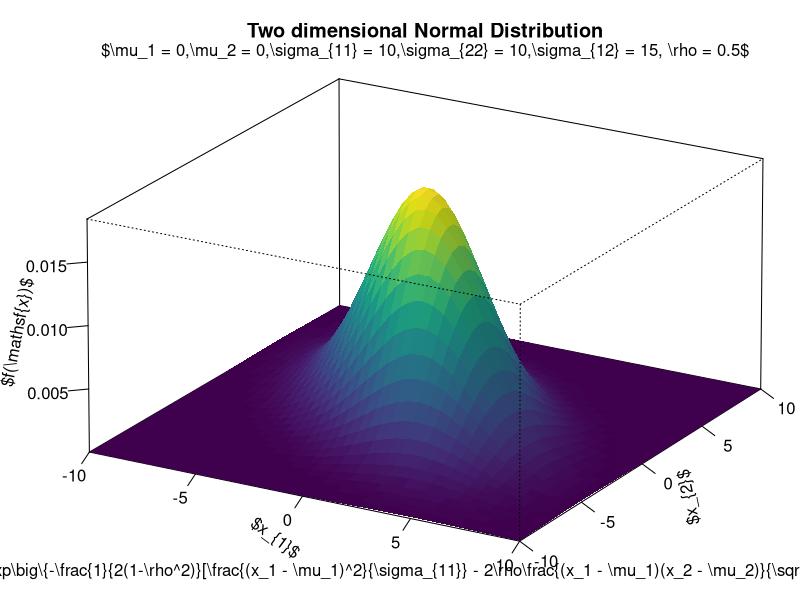

R code for this plot:
# 代码来自  http://www.ejwagenmakers.com/misc/Plotting_3d_in_R.pdf
# 3-D plots
mu1 <- 0 # setting the expected value of x1
mu2 <- 0 # setting the expected value of x2
s11 <- 10 # setting the variance of x1
s12 <- 15 # setting the covariance between x1 and x2
s22 <- 10 # setting the variance of x2
rho <- 0.5 # setting the correlation coefficient between x1 and x2
x1 <- seq(-10, 10, length = 41) # generating the vector series x1
x2 <- x1 # copying x1 to x2
f <- function(x1, x2) {
  term1 <- 1 / (2 * pi * sqrt(s11 * s22 * (1 - rho^2)))
  term2 <- -1 / (2 * (1 - rho^2))
  term3 <- (x1 - mu1)^2 / s11
  term4 <- (x2 - mu2)^2 / s22
  term5 <- -2 * rho * ((x1 - mu1) * (x2 - mu2)) / (sqrt(s11) * sqrt(s22))
  term1 * exp(term2 * (term3 + term4 - term5))
} # setting up the function of the multivariate normal density
z <- outer(x1, x2, f) # calculating the density values
nrz <- nrow(z)
ncz <- ncol(z)
# Create a function interpolating colors in the range of specified colors
# jet.colors <- colorRampPalette( c("blue", "green") )
# Generate the desired number of colors from this palette
nbcol <- 100
# color <- jet.colors(nbcol)
color <- viridisLite::viridis(100)
# Compute the z-value at the facet centres
zfacet <- z[-1, -1] + z[-1, -ncz] + z[-nrz, -1] + z[-nrz, -ncz]
# Recode facet z-values into color indices
facetcol <- cut(zfacet, nbcol)
# persp 坐标轴标签不支持表达式 ?persp

# 使用 tikzDevice 打造出版级的效果图
# library(tikzDevice)
# tf <- file.path(getwd(), "figures/binormal.tex")
# tikz(tf, width = 6, height = 5.5, pointsize = 30, standAlone = TRUE)
op <- par(mar = c(2, 3, 3, 0.5))
persp(x1, x2, z,
      xlab = "$x_{1}$",
      ylab = "$x_{2}$",
      zlab = "$f(\\mathsf{x})$",
      main = "Two dimensional Normal Distribution",
      col = color[facetcol], border = NA, theta = 30, phi = 20,
      r = 50, d = 0.1, expand = 0.5, ltheta = 90, lphi = 180,
      shade = 0.1, ticktype = "detailed", nticks = 5, box = TRUE
) # produces the 3-D plot
# adding a text line to the graph
mtext("$\\mu_1 = 0,\\mu_2 = 0,\\sigma_{11} = 10,\\sigma_{22} = 10,\\sigma_{12} = 15, \\rho = 0.5$", side = 3)
mtext("$f(\\mathsf{x}) = \\frac{1}{2\\pi\\sqrt{\\sigma_{11}\\sigma_{22}(1-\\rho^2)}}\\exp\\big\\{-\\frac{1}{2(1-\\rho^2)}[\\frac{(x_1 - \\mu_1)^2}{\\sigma_{11}} - 2\\rho\\frac{(x_1 - \\mu_1)(x_2 - \\mu_2)}{\\sqrt{\\sigma_{11}}\\sqrt{\\sigma_{22}}} + \\frac{(x_2 - \\mu_2)^2}{\\sigma_{22}}]\\big\\}$", side = 1)
par(op)
# dev.off()
# tinytex::latexmk(file = "figures/binormal.tex")
